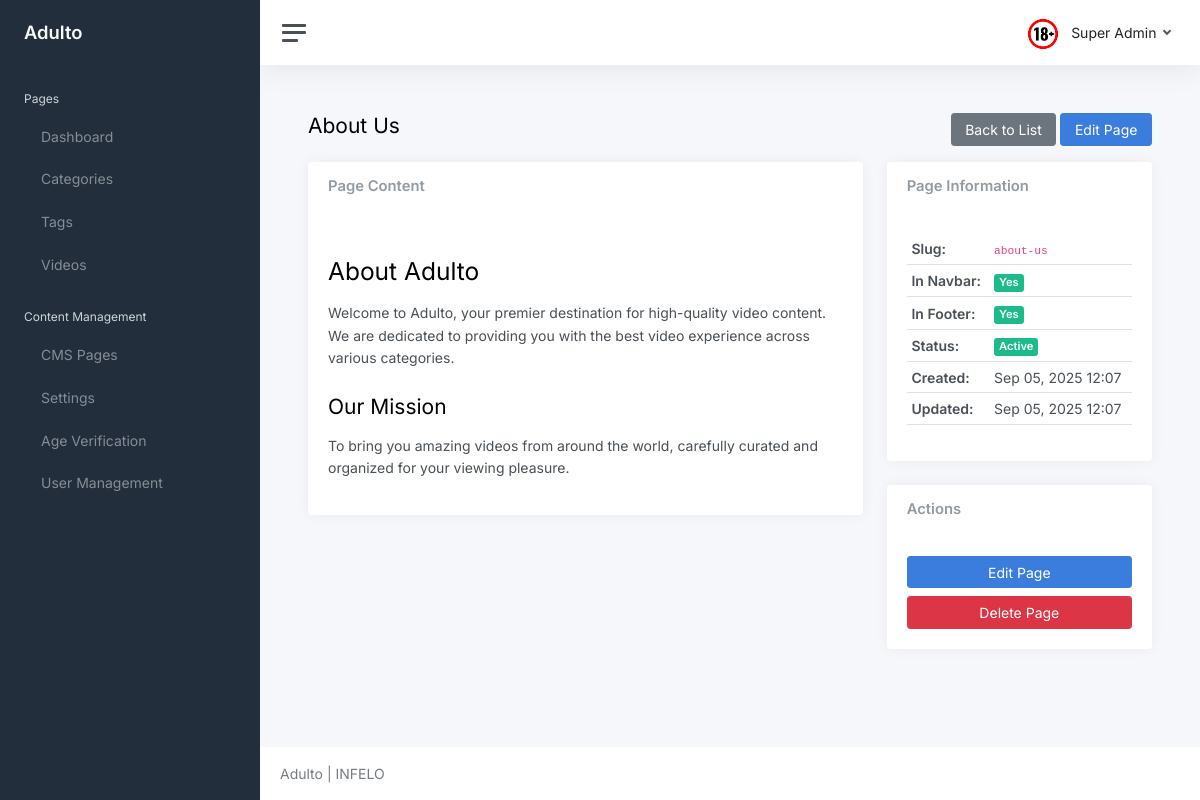
/core/cms/about-us/ (signed in), run on the app's committed database.
### core/models.py (models this page shows, shortened)
class User(AbstractUser):
	username = None
	first_name = None
	last_name = None
	name = models.CharField(max_length=150, blank=True)
	email = models.EmailField(unique=True)
	is_freeze = models.BooleanField(default=False)
	is_email_verified = models.BooleanField(default=False)
	email_verification_token = models.CharField(max_length=100, blank=True, null=True)
	email_verification_created = models.DateTimeField(blank=True, null=True)
	is_staff = models.BooleanField(default=False, help_text="Designates whether the user can log into the admin site. Only activated users can access admin.")
	USERNAME_FIELD = 'email'
	REQUIRED_FIELDS = []

class CMS(models.Model):
	title = models.CharField(max_length=200, help_text="Page title")
	slug = models.SlugField(max_length=220, unique=True, help_text="URL slug for the page")
	content = models.TextField(help_text="Page content (HTML allowed)")
	in_navbar = models.BooleanField(default=False, help_text="Show this page in the main navigation")
	in_footer = models.BooleanField(default=False, help_text="Show this page in the footer")
	is_active = models.BooleanField(default=True, help_text="Is this page active and visible?")
	created_at = models.DateTimeField(auto_now_add=True)
	updated_at = models.DateTimeField(auto_now=True)
	class Meta:
		ordering = ['title']
		verbose_name = "CMS Page"
		verbose_name_plural = "CMS Pages"

### core/views.py (the view)
# urls.py: path('cms/<slug:slug>/', views.cms_detail, name='cms_detail'),
@login_required(login_url='login')
def cms_detail(request, slug):
	cms_page = get_object_or_404(CMS, slug=slug, is_active=True)
	context = {
		'cms_page': cms_page,
	}
	return render(request, 'core/cms_detail.html', context)

### adulto/context_processors.py (called while the page is built)
def site_branding(request):
	return {
		"site_brand": getattr(settings, "SITE_BRAND", "Adulto"),
		"site_logo_url": getattr(settings, "SITE_LOGO_URL", "/static/logo.png"),
	}

### core/models.py (called while the page is built)
	@classmethod
	def get_setting(cls, key, default=None):
		try:
			return cls.objects.get(key=key).value
		except cls.DoesNotExist:
			return default

	@classmethod
	def get_active(cls):
		try:
			return cls.objects.filter(is_active=True).first()
		except:
			return None

### templates/core/cms_detail.html (shortened to what this page needs)
{% extends 'core/layout/base.html' %}
{% block content %}
<div class="container-fluid p-0">
    <div class="d-flex justify-content-between align-items-center mb-3">
        <h1 class="h3 d-inline align-middle">{{ cms_page.title }}</h1>
        <div>
            <a class="btn btn-secondary" href="{% url 'cms_list' %}">Back to List</a>
            <a class="btn btn-primary" href="{% url 'cms_update' cms_page.id %}">Edit Page</a>
        </div>
    </div>
    <div class="row">
        <div class="col-md-8">
            <div class="card">
                <div class="card-header">
                    <h5 class="card-title mb-0">Page Content</h5>
                </div>
                <div class="card-body">
                    <div class="cms-content">
                        {{ cms_page.content|safe }}
                    </div>
                </div>
            </div>
        </div>
        <div class="col-md-4">
            <div class="card">
                <div class="card-header">
                    <h5 class="card-title mb-0">Page Information</h5>
                </div>
                <div class="card-body">
                    <table class="table table-sm">
                        <tr>
                            <td><strong>Slug:</strong></td>
                            <td><code>{{ cms_page.slug }}</code></td>
                        </tr>
                        <tr>
                            <td><strong>In Navbar:</strong></td>
                            <td>
                                {% if cms_page.in_navbar %}
                                    <span class="badge bg-success">Yes</span>
                                {% else %}
                                    <span class="badge bg-secondary">No</span>
                                {% endif %}
                            </td>
                        </tr>
                        <tr>
                            <td><strong>In Footer:</strong></td>
                            <td>
                                {% if cms_page.in_footer %}
                                    <span class="badge bg-success">Yes</span>
                                {% else %}
                                    <span class="badge bg-secondary">No</span>
                                {% endif %}
                            </td>
                        </tr>
                        <tr>
                            <td><strong>Status:</strong></td>
                            <td>
                                {% if cms_page.is_active %}
                                    <span class="badge bg-success">Active</span>
                                {% else %}
                                    <span class="badge bg-danger">Inactive</span>
                                {% endif %}
                            </td>
                        </tr>
                        <tr>
                            <td><strong>Created:</strong></td>
                            <td>{{ cms_page.created_at|date:"M d, Y H:i" }}</td>
                        </tr>
                        <tr>
                            <td><strong>Updated:</strong></td>
                            <td>{{ cms_page.updated_at|date:"M d, Y H:i" }}</td>
                        </tr>
                    </table>
                </div>
            </div>
            <div class="card mt-3">
                <div class="card-header">
                    <h5 class="card-title mb-0">Actions</h5>
                </div>
                <div class="card-body">
                    <div class="d-grid gap-2">
                        <a class="btn btn-primary" href="{% url 'cms_update' cms_page.id %}">Edit Page</a>
                        <a class="btn btn-danger" href="{% url 'cms_delete' cms_page.id %}">Delete Page</a>
                    </div>
                </div>
            </div>
        </div>
    </div>
</div>
{% endblock %}

### templates/core/layout/header.html (shortened to what this page needs)
<nav class="navbar navbar-expand navbar-light navbar-bg">
    <a class="sidebar-toggle js-sidebar-toggle">
        <i class="hamburger align-self-center"></i>
    </a>
    <div class="navbar-collapse collapse">
        <ul class="navbar-nav navbar-align">
            <li class="nav-item dropdown">
                <a class="nav-link dropdown-toggle d-none d-sm-inline-block" href="#"
                    data-bs-toggle="dropdown">
                    <img src="/static/core/logo.png" class="avatar img-fluid rounded me-1"
                        alt="" /> <span class="text-dark">{{ request.user.name }}</span>
                </a>
            </li>
        </ul>
    </div>
</nav>

### templates/core/cms_detail.html (style rules this page uses)
.cms-content { line-height: 1.6; }
.cms-content h1, .cms-content h2, .cms-content h3, .cms-content h4, .cms-content h5, .cms-content h6 { margin-top: 1.5rem; margin-bottom: 1rem; }
.cms-content p { margin-bottom: 1rem; }

### data on the page
User: user.name "Super Admin"
CMS: title "About Us", content "About Adulto Welcome to Adulto, your premier destination for high-quality video content. We are dedicated to providing you with the best video experience across various categories. Our Mission To bring you amazing videos from around the world, carefully curated and organized for your viewing pleasure.", slug "about-us", created_at "Sep 05, 2025 12:07", updated_at "Sep 05, 2025 12:07"

### other printed values
{{ site_brand }} "Adulto"
